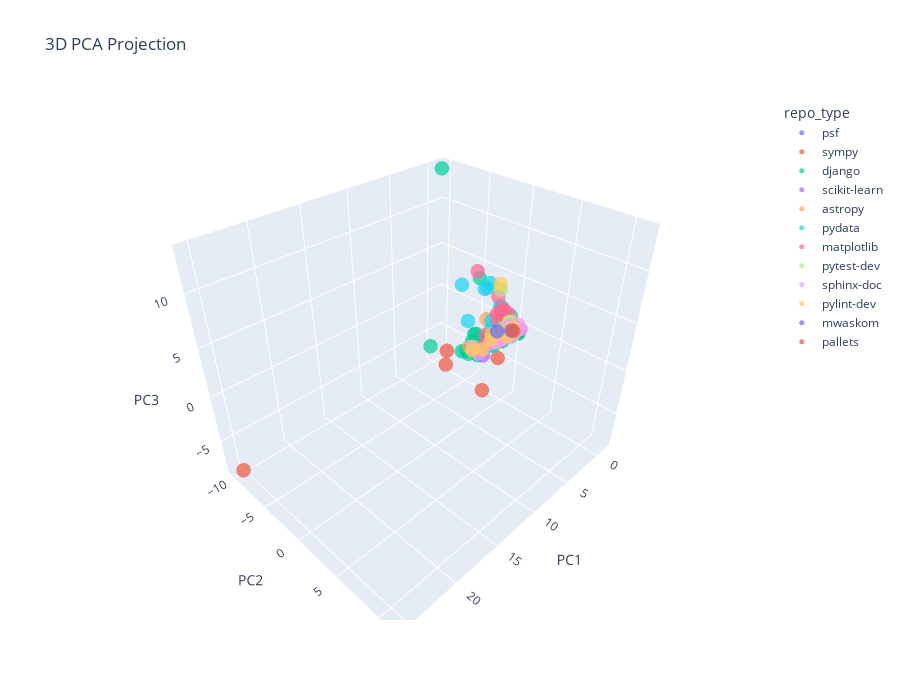

This figure's notebook cell:
### Code cell
# interactive 3D
if config.INTERACTIVE_PLOTS:
    fig = viz_utils.plot_pca_3d_interactive(
        pca_df,
        pc1='PC1',
        pc2='PC2',
        pc3='PC3',
        color_by='repo_type',
        hover_data=['instance_id'],
        title='3D PCA Projection'
    )
    fig.show()
else:
    print('Interactive plots disabled')

### Figure 1 — Plotly figure (JSON) as saved in the notebook; plotly's stock layout.template omitted (floating-point values rounded to 4 significant figures; data arrays with more than 128 entries replaced by an {"elided": "..."} marker saying what was removed)
{"data": [{"customdata": [["psf__requests-1142"], ["psf__requests-1724"], ["psf__requests-1766"], ["psf__requests-1921"], ["psf__requests-2317"], ["psf__requests-2931"], ["psf__requests-5414"], ["psf__requests-6028"]], "hovertemplate": "repo_type=psf<br>PC1=%{x}<br>PC2=%{y}<br>PC3=%{z}<br>instance_id=%{customdata[0]}<extra></extra>", "legendgroup": "psf", "marker": {"color": "#636efa", "opacity": 0.7, "size": 5, "symbol": "circle"}, "mode": "markers", "name": "psf", "scene": "scene", "showlegend": true, "type": "scatter3d", "x": [-0.9439, -0.5377, -0.8134, -0.9534, -0.5969, -0.5392, -0.9672, -0.8868], "y": [0.1962, -0.2559, -0.07693, -0.1125, -0.03001, 0.3696, -0.1633, -0.1254], "z": [-0.6147, 1.144, -0.2593, -0.245, 0.01536, -0.2711, -0.2175, -0.02973]}, {"customdata": [["sympy__sympy-11618"], ["sympy__sympy-12096"], ["sympy__sympy-12419"], ["sympy__sympy-12481"], ["sympy__sympy-12489"], ["sympy__sympy-13031"], ["sympy__sympy-13091"], ["sympy__sympy-13372"], ["sympy__sympy-13480"], ["sympy__sympy-13551"], ["sympy__sympy-13615"], ["sympy__sympy-13647"], ["sympy__sympy-13757"], ["sympy__sympy-13798"], ["sympy__sympy-13852"], ["sympy__sympy-13877"], ["sympy__sympy-13878"], ["sympy__sympy-13974"], ["sympy__sympy-14248"], ["sympy__sympy-14531"], ["sympy__sympy-14711"], ["sympy__sympy-14976"], ["sympy__sympy-15017"], ["sympy__sympy-15345"], ["sympy__sympy-15349"], ["sympy__sympy-15599"], ["sympy__sympy-15809"], ["sympy__sympy-15875"], ["sympy__sympy-15976"], ["sympy__sympy-16450"], ["sympy__sympy-16597"], ["sympy__sympy-16766"], ["sympy__sympy-16792"], ["sympy__sympy-16886"], ["sympy__sympy-17139"], ["sympy__sympy-17318"], ["sympy__sympy-17630"], ["sympy__sympy-17655"], ["sympy__sympy-18189"], ["sympy__sympy-18199"], ["sympy__sympy-18211"], ["sympy__sympy-18698"], ["sympy__sympy-18763"], ["sympy__sympy-19040"], ["sympy__sympy-19346"], ["sympy__sympy-19495"], ["sympy__sympy-19637"], ["sympy__sympy-19783"], ["sympy__sympy-19954"], ["sympy__sympy-20154"], ["sympy__sympy-20428"], ["sympy__sympy-20438"], ["sympy__sympy-20590"], ["sympy__sympy-20801"], ["sympy__sympy-20916"], ["sympy__sympy-21379"], ["sympy__sympy-21596"], ["sympy__sympy-21612"], ["sympy__sympy-21847"], ["sympy__sympy-21930"], ["sympy__sympy-22080"], ["sympy__sympy-22456"], ["sympy__sympy-22714"], ["sympy__sympy-22914"], ["sympy__sympy-23262"], ["sympy__sympy-23413"], ["sympy__sympy-23534"], ["sympy__sympy-23824"], ["sympy__sympy-23950"], ["sympy__sympy-24066"], ["sympy__sympy-24213"], ["sympy__sympy-24443"], ["sympy__sympy-24539"], ["sympy__sympy-24562"], ["sympy__sympy-24661"]], "hovertemplate": "repo_type=sympy<br>PC1=%{x}<br>PC2=%{y}<br>PC3=%{z}<br>instance_id=%{customdata[0]}<extra></extra>", "legendgroup": "sympy", "marker": {"color": "#EF553B", "opacity": 0.7, "size": 5, "symbol": "circle"}, "mode": "markers", "name": "sympy", "scene": "scene", "showlegend": true, "type": "scatter3d", "x": [-0.5879, -0.9726, 0.2639, -0.8893, 8.782, -0.4622, 25.36, -0.8953, -0.9726, -0.9423, -0.661, -0.9705, -0.6242, -0.6069, 0.7589, 1.243, 17.56, 0.7787, 5.041, 3.15, -0.9599, -0.2711, -0.9742, -0.3305, -0.9749, -0.0674, -0.7764, -0.9704, -0.3583, -0.9727, 6.213, -0.6534, -0.481, -0.9727, -0.5987, 0.4613, -0.4251, -0.684, -0.7594, 0.9761, -0.5416, -0.3572, -0.9667, -0.7528, -0.9229, 0.09876, -0.9108, 0.8597, -0.8565, -0.1873, -0.9653, 1.858, -0.8658, -0.8128, -0.1091, -0.6703, 0.2658, -0.9693, -0.6046, 1.26, 1.078, 0.01677, -0.761, -0.7458, -0.9396, -0.4634, -0.7612, -0.9663, -0.7616, -0.8975, -0.9732, -0.136, -0.8449, -0.7385, -0.09426], "y": [0.8056, 0.05961, 0.8959, 0.1445, 5.79, 0.4243, -9.639, 0.1588, 0.0723, 0.1263, 0.5427, -0.03815, -0.4292, 0.1316, 1.179, -0.3572, 11.32, 1.132, -3.299, 1.57, 0.1441, 0.2573, 0.08189, 0.6881, 0.1237, 0.4408, 0.2547, -0.005869, 0.2313, -0.007609, -2.329, 0.4997, 0.1347, 0.09264, -0.3277, -0.2622, -0.231, 0.3249, 0.2356, 0.9175, 0.552, 0.1801, -0.1185, -0.05255, 0.3426, 0.6133, 0.1942, -0.3945, 0.06199, 0.3755, -0.3798, -0.7599, 0.2835, 0.01167, 0.1895, 0.01464, 0.688, -0.04792, 0.3085, 1.648, -0.8449, 0.7051, 0.2167, 0.3282, 0.004917, -0.03216, 0.2871, 0.004774, 0.2971, 0.1001, 0.04961, 0.4147, 0.1042, 0.06913, 1.387], "z": [-0.2724, -0.5339, 0.1584, -0.6161, 3.78, -0.3395, -8.263, -0.3391, -0.5643, -0.589, -0.2426, -0.3822, -0.5348, -0.1957, 0.4843, 0.2528, 8.339, 0.2834, -1.718, 0.7937, -0.5021, -0.5023, -0.5149, -0.284, -0.5875, 0.1442, -0.5096, -0.4695, -0.2571, -0.3605, -2.309, -0.3515, -0.1193, -0.6105, -0.3982, -0.5232, -0.1249, -0.1087, -0.3905, 0.2324, -0.1198, -0.1313, -0.3522, 0.03233, -0.4197, -0.02192, -0.5456, -1.031, -0.4004, -0.2435, 0.2411, -0.8752, -0.4288, -0.4188, -0.6818, -0.123, -0.005222, -0.4138, -0.3525, 0.8661, -1.029, -0.184, -0.2703, -0.4206, -0.4083, -0.779, -0.439, -0.3463, -0.4454, -0.5323, -0.48, -0.2726, -0.4176, -0.4117, 0.2026]}, {"customdata": {"elided": "231x1 str values"}, "hovertemplate": "repo_type=django<br>PC1=%{x}<br>PC2=%{y}<br>PC3=%{z}<br>instance_id=%{customdata[0]}<extra></extra>", "legendgroup": "django", "marker": {"color": "#00cc96", "opacity": 0.7, "size": 5, "symbol": "circle"}, "mode": "markers", "name": "django", "scene": "scene", "showlegend": true, "type": "scatter3d", "x": {"elided": "231 float values"}, "y": {"elided": "231 float values"}, "z": {"elided": "231 float values"}}, {"customdata": [["scikit-learn__scikit-learn-9288"], ["scikit-learn__scikit-learn-10297"], ["scikit-learn__scikit-learn-10844"], ["scikit-learn__scikit-learn-10908"], ["scikit-learn__scikit-learn-11310"], ["scikit-learn__scikit-learn-11578"], ["scikit-learn__scikit-learn-12585"], ["scikit-learn__scikit-learn-12682"], ["scikit-learn__scikit-learn-12973"], ["scikit-learn__scikit-learn-13124"], ["scikit-learn__scikit-learn-13135"], ["scikit-learn__scikit-learn-13142"], ["scikit-learn__scikit-learn-13328"], ["scikit-learn__scikit-learn-13439"], ["scikit-learn__scikit-learn-13496"], ["scikit-learn__scikit-learn-13779"], ["scikit-learn__scikit-learn-14053"], ["scikit-learn__scikit-learn-14087"], ["scikit-learn__scikit-learn-14141"], ["scikit-learn__scikit-learn-14496"], ["scikit-learn__scikit-learn-14629"], ["scikit-learn__scikit-learn-14710"], ["scikit-learn__scikit-learn-14894"], ["scikit-learn__scikit-learn-14983"], ["scikit-learn__scikit-learn-15100"], ["scikit-learn__scikit-learn-25102"], ["scikit-learn__scikit-learn-25232"], ["scikit-learn__scikit-learn-25747"], ["scikit-learn__scikit-learn-25931"], ["scikit-learn__scikit-learn-25973"], ["scikit-learn__scikit-learn-26194"], ["scikit-learn__scikit-learn-26323"]], "hovertemplate": "repo_type=scikit-learn<br>PC1=%{x}<br>PC2=%{y}<br>PC3=%{z}<br>instance_id=%{customdata[0]}<extra></extra>", "legendgroup": "scikit-learn", "marker": {"color": "#ab63fa", "opacity": 0.7, "size": 5, "symbol": "circle"}, "mode": "markers", "name": "scikit-learn", "scene": "scene", "showlegend": true, "type": "scatter3d", "x": [-0.971, 0.4321, -0.9185, -0.7127, 0.6423, -0.755, -0.9737, 6.512, -0.5759, -0.5898, -0.9572, -0.3623, -0.3031, -0.8335, -0.263, -0.9589, -0.9433, -0.7131, -0.991, 0.6051, -0.1665, -1.106, -0.7856, -0.5226, -0.8427, 2.261, 0.3195, -0.8266, -0.4832, 0.1204, -0.3955, -0.7616], "y": [-0.4003, 0.8159, 0.01258, 0.217, 1.457, -0.3668, 0.03605, 2.431, 0.174, -0.1349, -0.2309, -0.3016, 0.3975, 0.2629, 0.6893, 0.1328, -0.008941, -0.2284, 0.1627, 0.7316, 1.137, -0.4658, -0.01323, 0.28, -0.06427, -0.01009, 0.7615, -0.2929, 0.1298, 0.4603, -0.0497, -0.1977], "z": [0.04398, 0.2491, -0.2285, -0.07765, 0.5723, 0.9222, -0.4251, 1.267, -0.2601, 0.5579, 0.3185, -0.3082, 0.573, -0.2752, -0.02335, -0.5342, -0.1233, 0.1592, -0.6982, 0.3677, 0.3562, 0.5494, -0.1673, 0.003808, -0.09161, -0.07939, 0.6492, 0.4275, 0.01384, 0.1771, 0.01372, 0.2482]}, {"customdata": [["astropy__astropy-7166"], ["astropy__astropy-7336"], ["astropy__astropy-7606"], ["astropy__astropy-7671"], ["astropy__astropy-8707"], ["astropy__astropy-8872"], ["astropy__astropy-12907"], ["astropy__astropy-13033"], ["astropy__astropy-13236"], ["astropy__astropy-13398"], ["astropy__astropy-13453"], ["astropy__astropy-13579"], ["astropy__astropy-13977"], ["astropy__astropy-14096"], ["astropy__astropy-14182"], ["astropy__astropy-14309"], ["astropy__astropy-14365"], ["astropy__astropy-14369"], ["astropy__astropy-14508"], ["astropy__astropy-14539"], ["astropy__astropy-14598"], ["astropy__astropy-14995"]], "hovertemplate": "repo_type=astropy<br>PC1=%{x}<br>PC2=%{y}<br>PC3=%{z}<br>instance_id=%{customdata[0]}<extra></extra>", "legendgroup": "astropy", "marker": {"color": "#FFA15A", "opacity": 0.7, "size": 5, "symbol": "circle"}, "mode": "markers", "name": "astropy", "scene": "scene", "showlegend": true, "type": "scatter3d", "x": [-0.18, 2.221, -0.4751, -0.4046, 1.978, -0.3706, -0.9742, -0.6174, -0.5147, 6.732, -0.9581, -0.9983, 1.067, -1.107, 0.5677, -0.9231, -0.6046, 1.642, -0.6251, -0.7589, -0.5944, -1.145], "y": [0.6003, 1.133, -0.02455, 0.6403, 0.5862, 0.243, 0.04779, 0.1549, -1.462, 0.9615, -0.3854, -0.3, -0.6399, -0.8526, 0.9384, -0.4444, 0.2894, -1.282, -0.2436, 0.149, -0.1172, -0.4981], "z": [-0.3472, 1.471, 0.1604, 0.02097, -0.1682, -0.1974, -0.4497, -0.02229, 0.7123, 1.588, 0.7483, 0.1711, 1.525, 0.1478, 0.3621, 0.4439, -0.3042, 1.338, 0.2041, -0.2147, 0.2524, -0.05823]}, {"customdata": [["pydata__xarray-2905"], ["pydata__xarray-3095"], ["pydata__xarray-3151"], ["pydata__xarray-3305"], ["pydata__xarray-3677"], ["pydata__xarray-3993"], ["pydata__xarray-4075"], ["pydata__xarray-4094"], ["pydata__xarray-4356"], ["pydata__xarray-4629"], ["pydata__xarray-4687"], ["pydata__xarray-4695"], ["pydata__xarray-4966"], ["pydata__xarray-6461"], ["pydata__xarray-6599"], ["pydata__xarray-6721"], ["pydata__xarray-6744"], ["pydata__xarray-6938"], ["pydata__xarray-6992"], ["pydata__xarray-7229"], ["pydata__xarray-7233"], ["pydata__xarray-7393"]], "hovertemplate": "repo_type=pydata<br>PC1=%{x}<br>PC2=%{y}<br>PC3=%{z}<br>instance_id=%{customdata[0]}<extra></extra>", "legendgroup": "pydata", "marker": {"color": "#19d3f3", "opacity": 0.7, "size": 5, "symbol": "circle"}, "mode": "markers", "name": "pydata", "scene": "scene", "showlegend": true, "type": "scatter3d", "x": [-0.7089, 2.378, -0.7657, 0.8125, -0.9896, 1.518, -0.4873, -0.9234, -0.6737, -0.9728, 0.2006, -0.9223, -0.9851, -0.9519, -0.7098, -0.8894, -0.6149, 2.685, 3.773, -0.3459, -0.8706, -1.06], "y": [-0.4188, 0.2149, -0.04538, -1.327, 0.02967, -4.73, -1.239, -1.524, -0.9428, -0.07578, -2.901, -1.692, -0.07219, -0.362, -0.3949, -3.103, -3.189, 0.1945, -1.832, -0.1911, -0.1503, -0.1205], "z": [0.5217, 0.808, -0.09869, 0.7629, -0.4271, 3.76, 1.894, 1.214, 0.8663, -0.1822, 3.477, 1.584, 0.2608, -0.07984, 0.7019, 3.64, 3.19, 1.367, 1.823, 0.6036, 0.05895, -0.1452]}, {"customdata": [["matplotlib__matplotlib-13989"], ["matplotlib__matplotlib-14623"], ["matplotlib__matplotlib-20488"], ["matplotlib__matplotlib-20676"], ["matplotlib__matplotlib-20826"], ["matplotlib__matplotlib-20859"], ["matplotlib__matplotlib-21568"], ["matplotlib__matplotlib-22719"], ["matplotlib__matplotlib-22865"], ["matplotlib__matplotlib-22871"], ["matplotlib__matplotlib-23299"], ["matplotlib__matplotlib-23314"], ["matplotlib__matplotlib-23412"], ["matplotlib__matplotlib-23476"], ["matplotlib__matplotlib-24026"], ["matplotlib__matplotlib-24149"], ["matplotlib__matplotlib-24177"], ["matplotlib__matplotlib-24570"], ["matplotlib__matplotlib-24627"], ["matplotlib__matplotlib-24637"], ["matplotlib__matplotlib-24870"], ["matplotlib__matplotlib-24970"], ["matplotlib__matplotlib-25122"], ["matplotlib__matplotlib-25287"], ["matplotlib__matplotlib-25311"], ["matplotlib__matplotlib-25332"], ["matplotlib__matplotlib-25479"], ["matplotlib__matplotlib-25775"], ["matplotlib__matplotlib-25960"], ["matplotlib__matplotlib-26113"], ["matplotlib__matplotlib-26208"], ["matplotlib__matplotlib-26291"], ["matplotlib__matplotlib-26342"], ["matplotlib__matplotlib-26466"]], "hovertemplate": "repo_type=matplotlib<br>PC1=%{x}<br>PC2=%{y}<br>PC3=%{z}<br>instance_id=%{customdata[0]}<extra></extra>", "legendgroup": "matplotlib", "marker": {"color": "#FF6692", "opacity": 0.7, "size": 5, "symbol": "circle"}, "mode": "markers", "name": "matplotlib", "scene": "scene", "showlegend": true, "type": "scatter3d", "x": [-1.164, 1.966, -0.9045, -0.818, -0.7854, -0.9523, -0.4418, -0.5993, -0.8457, -0.8909, -0.7456, -0.3753, -0.9294, -0.9223, -0.2821, -0.9409, -0.929, -0.9271, -0.8668, -0.62, 0.9216, -0.6557, -0.1796, 0.2514, -0.1378, -0.6082, 0.03974, 3.305, -0.527, -0.9248, -0.5731, -0.7433, -0.3485, 0.5363], "y": [-0.8806, -0.9887, -0.1452, 0.2341, -1.093, -0.2562, 0.3491, -0.4885, 0.0515, -0.01952, -0.1215, -1.577, -0.03907, -0.1581, -1.071, -1.304, -1.383, -0.4169, -1.174, 0.2147, -0.1949, -0.3028, -4.234, -0.5225, 0.4494, 0.3726, -1.085, -0.07823, 0.1727, -2.023, -1.233, 0.02641, 0.3815, 0.7777], "z": [0.2388, -0.1723, -0.1339, -0.1855, 1.12, -0.1501, 0.05722, 1.409, -0.2051, -0.2458, 0.07553, 1.013, -0.2895, 0.1185, 1.398, 1.404, 1.111, 0.0684, 0.8932, -0.08572, -0.5306, 0.1995, 4.795, 1.834, 0.2639, 0.1709, 0.5189, -0.3641, -0.1023, 2.533, 1.406, 0.2222, -0.1667, 0.4045]}, {"customdata": [["pytest-dev__pytest-5262"], ["pytest-dev__pytest-5631"], ["pytest-dev__pytest-5787"], ["pytest-dev__pytest-5809"], ["pytest-dev__pytest-5840"], ["pytest-dev__pytest-6197"], ["pytest-dev__pytest-6202"], ["pytest-dev__pytest-7205"], ["pytest-dev__pytest-7236"], ["pytest-dev__pytest-7324"], ["pytest-dev__pytest-7432"], ["pytest-dev__pytest-7490"], ["pytest-dev__pytest-7521"], ["pytest-dev__pytest-7571"], ["pytest-dev__pytest-7982"], ["pytest-dev__pytest-8399"], ["pytest-dev__pytest-10051"], ["pytest-dev__pytest-10081"], ["pytest-dev__pytest-10356"]], "hovertemplate": "repo_type=pytest-dev<br>PC1=%{x}<br>PC2=%{y}<br>PC3=%{z}<br>instance_id=%{customdata[0]}<extra></extra>", "legendgroup": "pytest-dev", "marker": {"color": "#B6E880", "opacity": 0.7, "size": 5, "symbol": "circle"}, "mode": "markers", "name": "pytest-dev", "scene": "scene", "showlegend": true, "type": "scatter3d", "x": [-0.8908, -0.6924, 7.522, -0.9232, 2.47, 0.5095, -0.9621, 0.0358, -0.002382, -0.1229, -0.9395, -0.1106, -0.9829, 0.2052, -0.7573, 1.203, -0.1958, -0.6647, -0.2377], "y": [-0.2314, 0.1101, 2.051, 0.09198, 0.8212, -0.0531, -0.1282, 0.4645, 0.4636, 0.6046, 0.03408, -1.198, -0.364, 1.045, 0.1846, -0.433, 0.5679, 0.1778, 0.01589], "z": [0.4354, -0.1538, 2.5, -0.5377, 0.07581, 0.3072, -0.2027, 0.8768, 0.2757, -0.0547, -0.4061, 3.974, 0.2368, 0.03835, -0.3609, -0.7854, -0.0787, 0.1477, 0.7007]}, {"customdata": [["sphinx-doc__sphinx-7440"], ["sphinx-doc__sphinx-7454"], ["sphinx-doc__sphinx-7462"], ["sphinx-doc__sphinx-7590"], ["sphinx-doc__sphinx-7748"], ["sphinx-doc__sphinx-7757"], ["sphinx-doc__sphinx-7889"], ["sphinx-doc__sphinx-7910"], ["sphinx-doc__sphinx-7985"], ["sphinx-doc__sphinx-8035"], ["sphinx-doc__sphinx-8056"], ["sphinx-doc__sphinx-8120"], ["sphinx-doc__sphinx-8265"], ["sphinx-doc__sphinx-8269"], ["sphinx-doc__sphinx-8459"], ["sphinx-doc__sphinx-8475"], ["sphinx-doc__sphinx-8548"], ["sphinx-doc__sphinx-8551"], ["sphinx-doc__sphinx-8593"], ["sphinx-doc__sphinx-8595"], ["sphinx-doc__sphinx-8621"], ["sphinx-doc__sphinx-8638"], ["sphinx-doc__sphinx-8721"], ["sphinx-doc__sphinx-9229"], ["sphinx-doc__sphinx-9230"], ["sphinx-doc__sphinx-9258"], ["sphinx-doc__sphinx-9281"], ["sphinx-doc__sphinx-9320"], ["sphinx-doc__sphinx-9367"], ["sphinx-doc__sphinx-9461"], ["sphinx-doc__sphinx-9591"], ["sphinx-doc__sphinx-9602"], ["sphinx-doc__sphinx-9658"], ["sphinx-doc__sphinx-9673"], ["sphinx-doc__sphinx-9698"], ["sphinx-doc__sphinx-9711"], ["sphinx-doc__sphinx-10323"], ["sphinx-doc__sphinx-10435"], ["sphinx-doc__sphinx-10449"], ["sphinx-doc__sphinx-10466"], ["sphinx-doc__sphinx-10614"], ["sphinx-doc__sphinx-10673"], ["sphinx-doc__sphinx-11445"], ["sphinx-doc__sphinx-11510"]], "hovertemplate": "repo_type=sphinx-doc<br>PC1=%{x}<br>PC2=%{y}<br>PC3=%{z}<br>instance_id=%{customdata[0]}<extra></extra>", "legendgroup": "sphinx-doc", "marker": {"color": "#FF97FF", "opacity": 0.7, "size": 5, "symbol": "circle"}, "mode": "markers", "name": "sphinx-doc", "scene": "scene", "showlegend": true, "type": "scatter3d", "x": [-0.6045, -0.8181, 0.5348, 5.078, 2.06, -0.5616, -0.7296, 0.2435, 0.1267, 1.25, -0.2273, 0.2983, -0.1868, -0.7774, -0.974, -0.8175, 1.064, -0.08383, 1.898, -1.332, -0.9729, -0.9726, -0.8979, -0.3312, -0.9724, -0.9725, -0.5326, -0.4505, -0.8681, 3.744, -0.9412, -0.5032, -0.02202, -0.9417, -0.9724, -0.4798, -0.9404, -0.9067, -0.2902, -0.9433, 0.525, 1.943, -0.3271, 0.345], "y": [0.3148, 0.1835, -0.7025, 0.8081, 1.11, 0.3378, 0.2763, 0.3709, 0.9677, 1.384, 0.4984, -0.3797, 0.7727, 0.2578, 0.05182, 0.1377, 0.04081, -0.5025, 0.01818, 0.403, -0.04494, -0.09948, 0.2812, -0.115, 0.009513, 0.06212, 0.3581, 0.5947, 0.163, -1.086, 0.003911, 0.2957, 0.6355, 0.04434, 0.03939, 1.366, -0.1127, -0.09449, 0.2672, -0.01373, -0.1343, -0.4723, 0.3054, 1.566], "z": [-0.375, -0.03278, -0.932, -0.02753, 0.2899, -0.3239, -0.3585, -0.2719, 0.2986, 0.3828, 0.01841, -0.6131, 0.17, -0.3736, -0.4504, -0.5233, -0.6982, -0.7542, -0.6113, -0.4043, -0.2726, -0.1305, -0.5298, -0.02348, -0.4165, -0.545, -0.2865, -0.1681, -0.5297, -0.9446, -0.2515, -0.1929, 0.3033, -0.4103, -0.4905, 0.4371, -0.07424, -0.163, 0.4728, -0.1144, -0.1961, -1.017, -0.1288, 1.402]}, {"customdata": [["pylint-dev__pylint-4551"], ["pylint-dev__pylint-4604"], ["pylint-dev__pylint-4661"], ["pylint-dev__pylint-4970"], ["pylint-dev__pylint-6386"], ["pylint-dev__pylint-6528"], ["pylint-dev__pylint-6903"], ["pylint-dev__pylint-7080"], ["pylint-dev__pylint-7277"], ["pylint-dev__pylint-8898"]], "hovertemplate": "repo_type=pylint-dev<br>PC1=%{x}<br>PC2=%{y}<br>PC3=%{z}<br>instance_id=%{customdata[0]}<extra></extra>", "legendgroup": "pylint-dev", "marker": {"color": "#FECB52", "opacity": 0.7, "size": 5, "symbol": "circle"}, "mode": "markers", "name": "pylint-dev", "scene": "scene", "showlegend": true, "type": "scatter3d", "x": [4.237, 0.4854, 0.4589, -1.172, 2.603, 1.654, -0.8042, -0.979, -0.9124, 2.124], "y": [-0.7101, -0.2885, 0.474, -0.02775, -0.7693, -0.5148, 0.2642, -1.915, -0.08351, -0.13], "z": [-0.807, -0.2497, -0.3731, -0.6879, -1.503, -0.03532, -0.04697, 3.98, -0.2631, -0.2538]}, {"customdata": [["mwaskom__seaborn-3069"], ["mwaskom__seaborn-3187"]], "hovertemplate": "repo_type=mwaskom<br>PC1=%{x}<br>PC2=%{y}<br>PC3=%{z}<br>instance_id=%{customdata[0]}<extra></extra>", "legendgroup": "mwaskom", "marker": {"color": "#636efa", "opacity": 0.7, "size": 5, "symbol": "circle"}, "mode": "markers", "name": "mwaskom", "scene": "scene", "showlegend": true, "type": "scatter3d", "x": [0.1214, 0.5651], "y": [0.6735, -0.703], "z": [0.2308, -0.313]}, {"customdata": [["pallets__flask-5014"]], "hovertemplate": "repo_type=pallets<br>PC1=%{x}<br>PC2=%{y}<br>PC3=%{z}<br>instance_id=%{customdata[0]}<extra></extra>", "legendgroup": "pallets", "marker": {"color": "#EF553B", "opacity": 0.7, "size": 5, "symbol": "circle"}, "mode": "markers", "name": "pallets", "scene": "scene", "showlegend": true, "type": "scatter3d", "x": [-0.9256], "y": [0.1555], "z": [-0.5202]}], "layout": {"height": 700, "legend": {"title": {"text": "repo_type"}, "tracegroupgap": 0}, "scene": {"domain": {"x": [0, 1], "y": [0, 1]}, "xaxis": {"title": {"text": "PC1"}}, "yaxis": {"title": {"text": "PC2"}}, "zaxis": {"title": {"text": "PC3"}}}, "title": {"text": "3D PCA Projection"}}}
